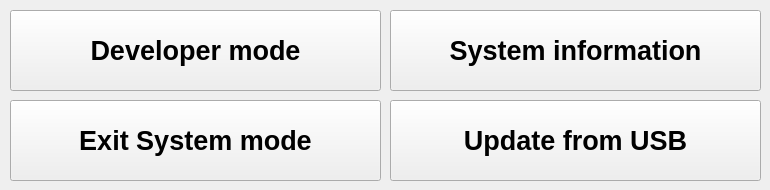
   <widget class="QWidget" name="page4_calibration">
    <widget class="QPushButton" name="btn_system_information">
     <property name="geometry">
      <rect>
       <x>390</x>
       <y>10</y>
       <width>371</width>
       <height>81</height>
      </rect>
     </property>
     <property name="font">
      <font>
       <family>Arial</family>
       <pointsize>20</pointsize>
       <weight>75</weight>
       <bold>true</bold>
      </font>
     </property>
     <property name="text">
      <string>System information</string>
     </property>
    </widget>
    <widget class="QPushButton" name="btn_developer_mode">
     <property name="geometry">
      <rect>
       <x>10</x>
       <y>10</y>
       <width>371</width>
       <height>81</height>
      </rect>
     </property>
     <property name="font">
      <font>
       <family>Arial</family>
       <pointsize>20</pointsize>
       <weight>75</weight>
       <bold>true</bold>
      </font>
     </property>
     <property name="text">
      <string>Developer mode</string>
     </property>
    </widget>
    <widget class="QPushButton" name="btn_exit_system_mode">
     <property name="geometry">
      <rect>
       <x>10</x>
       <y>100</y>
       <width>371</width>
       <height>81</height>
      </rect>
     </property>
     <property name="font">
      <font>
       <family>Arial</family>
       <pointsize>20</pointsize>
       <weight>75</weight>
       <bold>true</bold>
      </font>
     </property>
     <property name="text">
      <string>Exit System mode</string>
     </property>
    </widget>
    <widget class="QPushButton" name="btn_update_from_usb">
     <property name="geometry">
      <rect>
       <x>390</x>
       <y>100</y>
       <width>371</width>
       <height>81</height>
      </rect>
     </property>
     <property name="font">
      <font>
       <family>Arial</family>
       <pointsize>20</pointsize>
       <weight>75</weight>
       <bold>true</bold>
      </font>
     </property>
     <property name="text">
      <string>Update from USB</string>
     </property>
    </widget>
   </widget>
